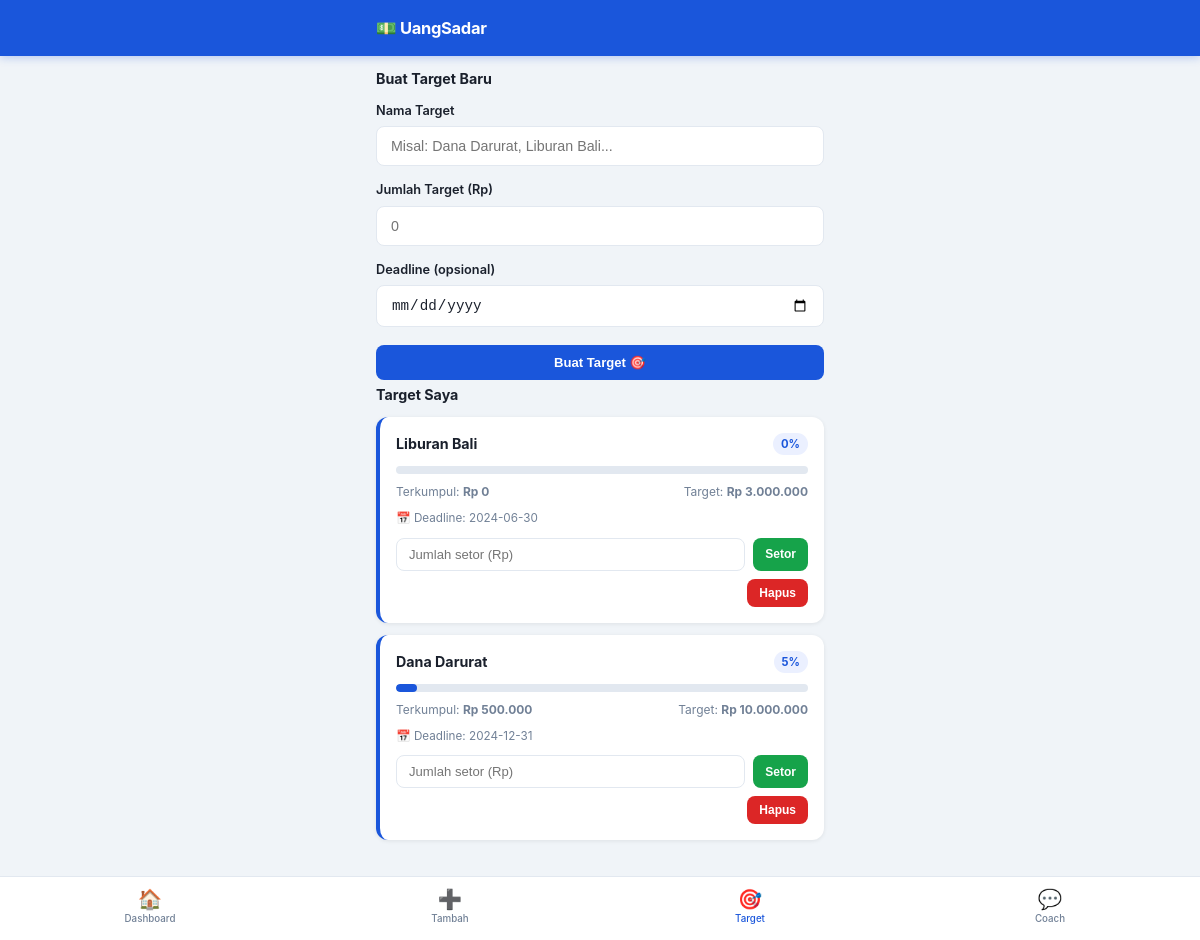
/target, run on the app's committed database.
### tables this page shows
CREATE TABLE target (
            id                INTEGER PRIMARY KEY AUTOINCREMENT,
            nama              TEXT NOT NULL,
            jumlah_target     REAL NOT NULL,
            jumlah_terkumpul  REAL NOT NULL DEFAULT 0,
            deadline          TEXT,
            selesai           INTEGER NOT NULL DEFAULT 0
        );

### app.py (the view, shortened to what this page needs)
@app.route("/target", methods=["GET", "POST"])
def target():
    target_list = models.get_target_semua()
    return render_template("target.html", target_list=target_list)

### app.py (called while the page is built)
def fmt_rupiah(angka):
    return "Rp {:,.0f}".format(angka).replace(",", ".")

### models.py (called while the page is built)
def get_db():
    conn = sqlite3.connect(DB_PATH)
    conn.row_factory = sqlite3.Row
    return conn

def get_target_semua():
    conn = get_db()
    rows = conn.execute("SELECT * FROM target ORDER BY selesai, id DESC").fetchall()
    conn.close()
    return rows

### templates/target.html (shortened to what this page needs)
{% extends "base.html" %}
{% block content %}
<section class="section">
  <h2 class="section-title">Buat Target Baru</h2>
  <form method="post" action="{{ url_for('target') }}">
    <div class="form-group">
      <label class="form-label" for="nama">Nama Target</label>
      <input
        class="form-input"
        type="text"
        id="nama"
        name="nama"
        placeholder="Misal: Dana Darurat, Liburan Bali..."
        required
        maxlength="80"
      />
    </div>
    <div class="form-group">
      <label class="form-label" for="jumlah_target">Jumlah Target (Rp)</label>
      <input
        class="form-input"
        type="number"
        id="jumlah_target"
        name="jumlah_target"
        placeholder="0"
        min="1"
        required
        inputmode="numeric"
      />
    </div>
    <div class="form-group">
      <label class="form-label" for="deadline">Deadline (opsional)</label>
      <input
        class="form-input"
        type="date"
        id="deadline"
        name="deadline"
      />
    </div>
    <button type="submit" class="btn btn--primary btn--full">Buat Target 🎯</button>
  </form>
</section>
<section class="section">
  <h2 class="section-title">Target Saya</h2>
  {% if target_list %}
    {% for t in target_list %}
    {% set persen = [(t.jumlah_terkumpul / t.jumlah_target * 100), 100] | min | int %}
    <div class="card target-card {{ 'target-card--selesai' if t.selesai else '' }}">
      <div class="target-head">
        <span class="target-nama">{{ t.nama }}</span>
        {% if t.selesai %}
          <span class="badge badge--success">✅ Selesai</span>
        {% else %}
          <span class="badge">{{ persen }}%</span>
        {% endif %}
      </div>
      <div class="progress-bar">
        <div class="progress-fill {{ 'progress-fill--done' if t.selesai else '' }}"
             style="width:{{ persen }}%"></div>
      </div>
      <div class="target-info-row">
        <span>Terkumpul: <strong>{{ t.jumlah_terkumpul | rupiah }}</strong></span>
        <span>Target: <strong>{{ t.jumlah_target | rupiah }}</strong></span>
      </div>
      {% if t.deadline %}
      <p class="target-deadline">📅 Deadline: {{ t.deadline }}</p>
      {% endif %}
      {% if not t.selesai %}
      <form method="post" action="{{ url_for('setor_target', tid=t.id) }}" class="setor-form">
        <input
          class="form-input form-input--sm"
          type="number"
          name="jumlah_setor"
          placeholder="Jumlah setor (Rp)"
          min="1"
          required
          inputmode="numeric"
        />
        <button type="submit" class="btn btn--success btn--sm">Setor</button>
      </form>
      {% endif %}
      <form method="post" action="{{ url_for('hapus_target', tid=t.id) }}"
            onsubmit="return confirm('Hapus target ini?')" class="hapus-form">
        <button type="submit" class="btn btn--danger btn--sm">Hapus</button>
      </form>
    </div>
    {% endfor %}
  {% else %}
  <div class="empty-state">
    <p>Belum ada target. Buat target pertama Anda! 🎯</p>
  </div>
  {% endif %}
</section>
{% endblock %}

### static/style.css (style rules this page uses)
*, *::before, *::after { box-sizing: border-box; margin: 0; padding: 0; }
:root { --clr-bg: #f0f4f8; --clr-surface: #ffffff; --clr-border: #e2e8f0; --clr-text: #1a202c; --clr-muted: #718096; --clr-primary: #1a56db; --clr-primary-l:#ebf0ff; --clr-success: #16a34a; --clr-success-l:#dcfce7; --clr-danger: #dc2626; --clr-danger-l: #fee2e2; --clr-warn: #d97706; --clr-warn-l: #fef3c7; --clr-masuk: #16a34a; --clr-keluar: #dc2626; --radius: 12px; --radius-sm: 8px; --shadow: 0 1px 4px rgba(0,0,0,.08); }
html { font-size: 15px; }
body { font-family: -apple-system, "Segoe UI", system-ui, sans-serif; background: var(--clr-bg); color: var(--clr-text); line-height: 1.6; padding-top: 56px; padding-bottom: 72px; }
.card { background: var(--clr-surface); border-radius: var(--radius); padding: 16px; margin-bottom: 12px; box-shadow: var(--shadow); }
.section { margin-bottom: 4px; }
.section-title { font-size: .95rem; font-weight: 700; margin-bottom: 10px; color: var(--clr-text); }
.progress-bar { height: 8px; background: var(--clr-border); border-radius: 99px; overflow: hidden; }
.progress-fill { height: 100%; background: var(--clr-primary); border-radius: 99px; transition: width .4s ease; }
.form-group { margin-bottom: 14px; }
.form-label { display: block; font-size: .85rem; font-weight: 600; margin-bottom: 5px; }
.form-input { width: 100%; padding: 11px 14px; border: 1.5px solid var(--clr-border); border-radius: var(--radius-sm); font-size: .95rem; background: var(--clr-surface); color: var(--clr-text); outline: none; transition: border-color .15s; }
.form-input--sm { flex: 1; padding: 8px 12px; font-size: .875rem; }
.btn { display: inline-flex; align-items: center; justify-content: center; padding: 10px 18px; border-radius: var(--radius-sm); font-size: .875rem; font-weight: 600; cursor: pointer; border: none; text-decoration: none; transition: opacity .15s; }
.btn--primary { background: var(--clr-primary); color: #fff; }
.btn--success { background: var(--clr-success); color: #fff; }
.btn--danger { background: var(--clr-danger); color: #fff; }
.btn--full { width: 100%; margin-top: 4px; }
.btn--sm { padding: 7px 12px; font-size: .8rem; }
.target-card { border-left: 4px solid var(--clr-primary); }
.target-head { display: flex; justify-content: space-between; align-items: center; margin-bottom: 10px; }
.target-nama { font-weight: 700; font-size: .95rem; }
.target-info-row { display: flex; justify-content: space-between; font-size: .8rem; color: var(--clr-muted); margin: 8px 0; }
.target-deadline { font-size: .78rem; color: var(--clr-muted); margin-bottom: 10px; }
.badge { font-size: .75rem; padding: 2px 8px; border-radius: 99px; background: var(--clr-primary-l); color: var(--clr-primary); font-weight: 700; }
.setor-form { display: flex; gap: 8px; margin: 10px 0 8px; }
.hapus-form { text-align: right; }

### data on the page
target: nama "Liburan Bali", selesai "0", jumlah_terkumpul|rupiah "Rp 0", jumlah_target|rupiah "Rp 3.000.000", deadline "2024-06-30"
target: nama "Dana Darurat", persen "5", selesai 0 (drawn), jumlah_terkumpul|rupiah "Rp 500.000", jumlah_target|rupiah "Rp 10.000.000", deadline "2024-12-31"
